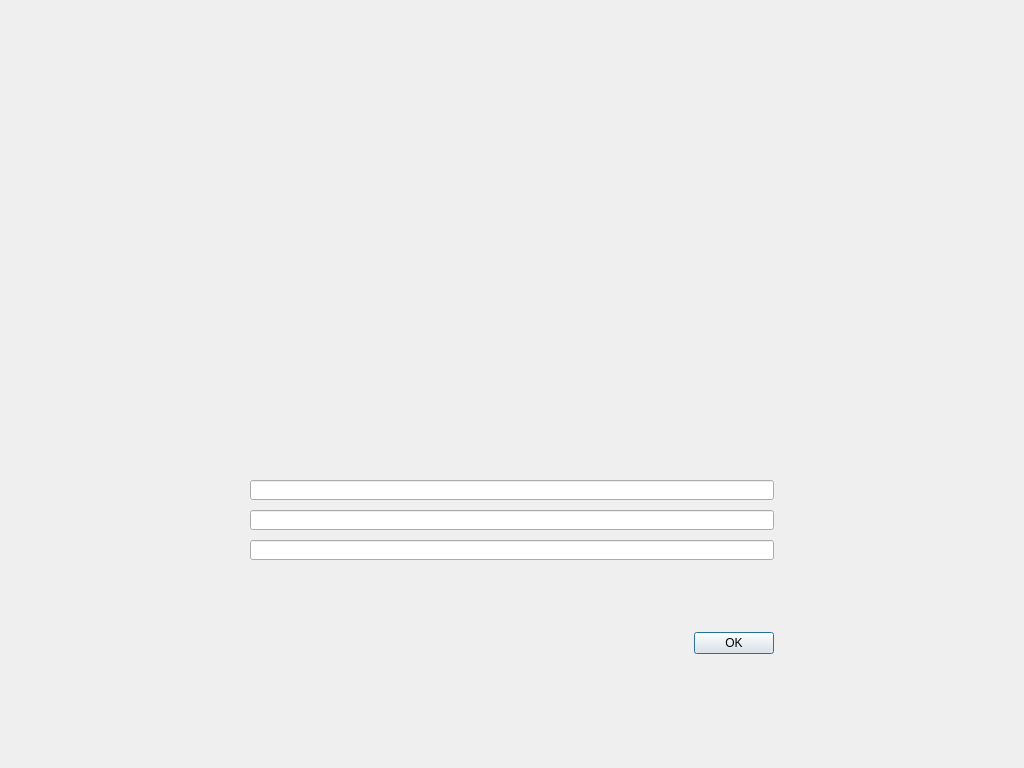
<?xml version="1.0" encoding="UTF-8"?>
<ui version="4.0">
 <class>AskPassphrasePage</class>
 <widget class="QWidget" name="AskPassphrasePage">
  <property name="geometry">
   <rect>
    <x>0</x>
    <y>0</y>
    <width>1024</width>
    <height>768</height>
   </rect>
  </property>
  <property name="sizePolicy">
   <sizepolicy hsizetype="Preferred" vsizetype="Preferred">
    <horstretch>0</horstretch>
    <verstretch>0</verstretch>
   </sizepolicy>
  </property>
  <property name="minimumSize">
   <size>
    <width>0</width>
    <height>0</height>
   </size>
  </property>
  <property name="windowTitle">
   <string>Passphrase Page</string>
  </property>
  <layout class="QVBoxLayout" name="verticalLayout">
   <property name="spacing">
    <number>0</number>
   </property>
   <property name="leftMargin">
    <number>0</number>
   </property>
   <property name="topMargin">
    <number>0</number>
   </property>
   <property name="rightMargin">
    <number>0</number>
   </property>
   <property name="bottomMargin">
    <number>0</number>
   </property>
   <item>
    <layout class="QFormLayout" name="formLayout">
     <property name="fieldGrowthPolicy">
      <enum>QFormLayout::AllNonFixedFieldsGrow</enum>
     </property>
     <property name="formAlignment">
      <set>Qt::AlignLeading|Qt::AlignLeft|Qt::AlignVCenter</set>
     </property>
     <property name="verticalSpacing">
      <number>10</number>
     </property>
     <property name="leftMargin">
      <number>250</number>
     </property>
     <property name="topMargin">
      <number>480</number>
     </property>
     <property name="rightMargin">
      <number>250</number>
     </property>
     <item row="1" column="1">
      <widget class="QLineEdit" name="passEdit1">
       <property name="minimumSize">
        <size>
         <width>480</width>
         <height>20</height>
        </size>
       </property>
       <property name="echoMode">
        <enum>QLineEdit::Password</enum>
       </property>
       <property name="alignment">
        <set>Qt::AlignLeading|Qt::AlignLeft|Qt::AlignVCenter</set>
       </property>
      </widget>
     </item>
     <item row="2" column="1">
      <widget class="QLineEdit" name="passEdit2">
       <property name="minimumSize">
        <size>
         <width>480</width>
         <height>20</height>
        </size>
       </property>
       <property name="echoMode">
        <enum>QLineEdit::Password</enum>
       </property>
      </widget>
     </item>
     <item row="3" column="1">
      <widget class="QLineEdit" name="passEdit3">
       <property name="minimumSize">
        <size>
         <width>480</width>
         <height>20</height>
        </size>
       </property>
       <property name="echoMode">
        <enum>QLineEdit::Password</enum>
       </property>
      </widget>
     </item>
     <item row="4" column="1">
      <widget class="QLabel" name="messageLabel">
       <property name="minimumSize">
        <size>
         <width>480</width>
         <height>20</height>
        </size>
       </property>
       <property name="textFormat">
        <enum>Qt::RichText</enum>
       </property>
       <property name="alignment">
        <set>Qt::AlignCenter</set>
       </property>
       <property name="wordWrap">
        <bool>true</bool>
       </property>
      </widget>
     </item>
     <item row="5" column="1">
      <widget class="QLabel" name="warningLabel">
       <property name="minimumSize">
        <size>
         <width>480</width>
         <height>20</height>
        </size>
       </property>
       <property name="text">
        <string/>
       </property>
       <property name="alignment">
        <set>Qt::AlignCenter</set>
       </property>
      </widget>
     </item>
     <item row="6" column="1">
      <widget class="QDialogButtonBox" name="buttonBox">
       <property name="minimumSize">
        <size>
         <width>480</width>
         <height>27</height>
        </size>
       </property>
       <property name="orientation">
        <enum>Qt::Horizontal</enum>
       </property>
       <property name="standardButtons">
        <set>QDialogButtonBox::Ok</set>
       </property>
      </widget>
     </item>
     <item row="7" column="1">
      <spacer name="verticalSpacer">
       <property name="orientation">
        <enum>Qt::Vertical</enum>
       </property>
       <property name="sizeHint" stdset="0">
        <size>
         <width>20</width>
         <height>150</height>
        </size>
       </property>
      </spacer>
     </item>
    </layout>
   </item>
  </layout>
 </widget>
 <resources/>
 <connections>
  <connection>
   <sender>buttonBox</sender>
   <signal>accepted()</signal>
   <receiver>AskPassphrasePage</receiver>
   <slot>accept()</slot>
   <hints>
    <hint type="sourcelabel">
     <x>248</x>
     <y>254</y>
    </hint>
    <hint type="destinationlabel">
     <x>157</x>
     <y>274</y>
    </hint>
   </hints>
  </connection>
 </connections>
</ui>
